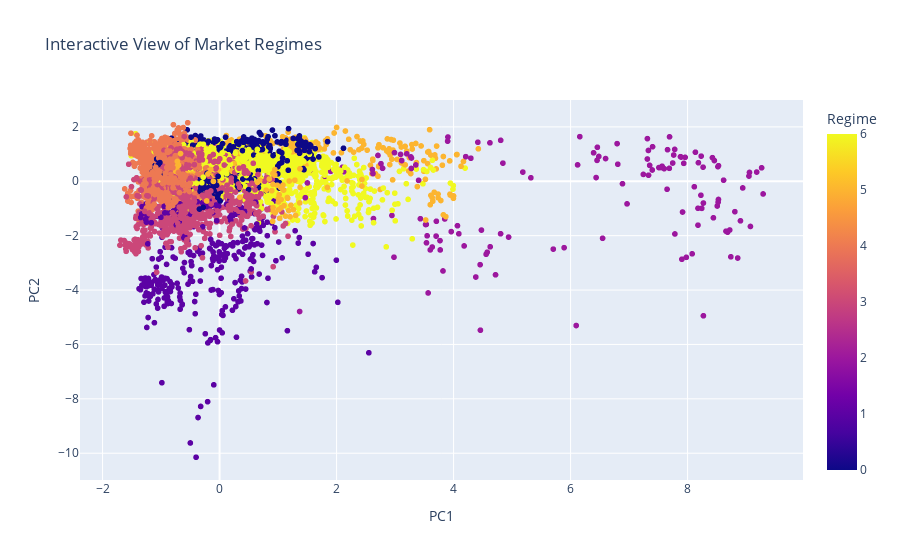

Notebook cell for this chart:
### Code cell
# Interactive scatter of PCA reduced space with hover info (uses columns in results_df)
if 'date' not in results_df.columns:
    results_df['date'] = results_df.index

# Ensure the hover columns exist before requesting them
hover_cols = [c for c in ['spy_vol_20d', 'vix_level'] if c in results_df.columns]
fig = px.scatter(results_df, x='PC1', y='PC2', color='Regime',
                 title='Interactive View of Market Regimes',
                 hover_data=['date'] + hover_cols)
fig.show()

# Static time-series plot of SPY with regime markers
plt.figure(figsize=(14, 8))
# plotting SPY price
spy_price = yf.download('SPY', start=results_df.index.min(), end=results_df.index.max(), progress=False)['Close']

ax1 = plt.gca()
ax2 = ax1.twinx()

ax1.plot(spy_price.index, spy_price, color='black', alpha=0.8, linewidth=1, label='SPY Price')
ax1.set_ylabel('SPY Price (USD)', color='black')
ax1.tick_params(axis='y', labelcolor='black')

# Plot regime as colored scatter on the secondary axis (centered inside integer bands)
unique_regimes = sorted(results_df['Regime'].unique())
colors = plt.cm.get_cmap('viridis', len(unique_regimes))
regime_color_map = {r: colors(i) for i, r in enumerate(unique_regimes)}

ax2.scatter(results_df.index, results_df['Regime'] + 0.5, c=results_df['Regime'].map(regime_color_map),
            s=10, marker='s', alpha=0.6)
ax2.set_ylim(-0.5, max(unique_regimes) + 1.5)
ax2.set_ylabel('Regime', color='blue')
ax2.tick_params(axis='y', labelcolor='blue')
ax2.set_yticks(unique_regimes)

# Combine legends
lines1, labels1 = ax1.get_legend_handles_labels()
lines2 = [plt.Line2D([0], [0], marker='s', color='w', label=f'Regime {r}',
                     markerfacecolor=regime_color_map[r], markersize=8) for r in unique_regimes]
labels2 = [f'Regime {r}' for r in unique_regimes]
ax1.legend(lines1 + lines2, labels1 + labels2, loc='upper left')

plt.title('SPY Price with Identified Market Regimes Over Time')
plt.grid(True, alpha=0.3)
plt.show()

### Figure 1 — Plotly figure (JSON) as saved in the notebook; plotly's stock layout.template omitted (floating-point values rounded to 4 significant figures; data arrays with more than 128 entries replaced by an {"elided": "..."} marker saying what was removed)
{"data": [{"customdata": {"elided": "5180x3 mixed values"}, "hovertemplate": "PC1=%{x}<br>PC2=%{y}<br>date=%{customdata[0]}<br>spy_vol_20d=%{customdata[1]}<br>vix_level=%{customdata[2]}<br>Regime=%{marker.color}<extra></extra>", "legendgroup": "", "marker": {"color": {"elided": "5180 int values"}, "coloraxis": "coloraxis", "symbol": "circle"}, "mode": "markers", "name": "", "showlegend": false, "type": "scattergl", "x": {"elided": "5180 float values"}, "xaxis": "x", "y": {"elided": "5180 float values"}, "yaxis": "y"}], "layout": {"coloraxis": {"colorbar": {"title": {"text": "Regime"}}, "colorscale": [[0, "#0d0887"], [0.1111, "#46039f"], [0.2222, "#7201a8"], [0.3333, "#9c179e"], [0.4444, "#bd3786"], [0.5556, "#d8576b"], [0.6667, "#ed7953"], [0.7778, "#fb9f3a"], [0.8889, "#fdca26"], [1, "#f0f921"]]}, "legend": {"tracegroupgap": 0}, "title": {"text": "Interactive View of Market Regimes"}, "xaxis": {"anchor": "y", "domain": [0, 1], "title": {"text": "PC1"}}, "yaxis": {"anchor": "x", "domain": [0, 1], "title": {"text": "PC2"}}}}
